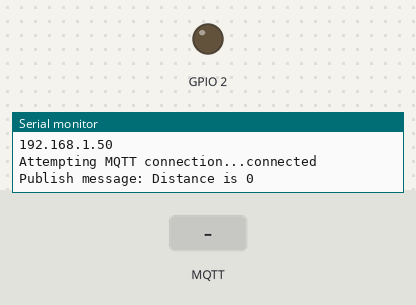
The sketch below on a simulated ESP8266 (NodeMCU). On the bench: output pins drawn as LEDs (lit = HIGH), the last lines printed to the serial monitor. Inputs (shaded band) come from the test bench. WiFi joins after 1.5 s; servers stay silent unless stated; random numbers use the default seed unless the sketch sets one; no MQTT or app messages arrive unless stated.

Above: at 2.7 s.
2.8 s: MQTT message "0" arrives on the first subscribed topic
At 3.3 s:
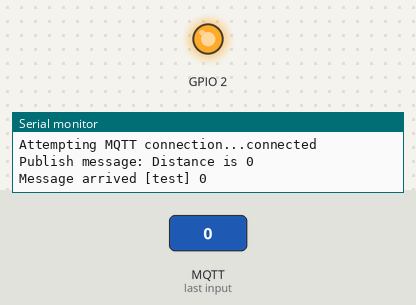
4.3 s: MQTT message "1" arrives on the first subscribed topic
At 5.5 s:
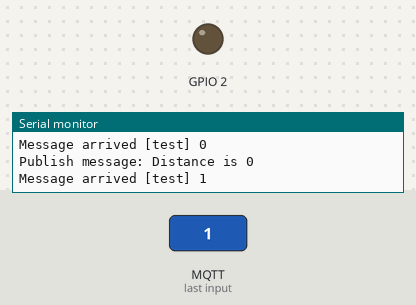
5.8 s: MQTT message "2" arrives on the first subscribed topic
At 6.9 s:
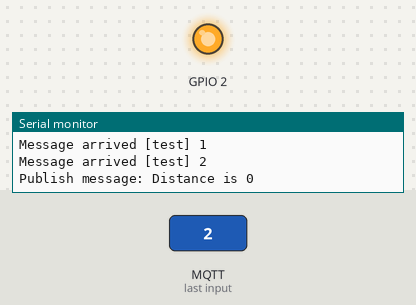
Timing chart, 0 to 8.8 s (numbered marks = the images above; inputs shaded):
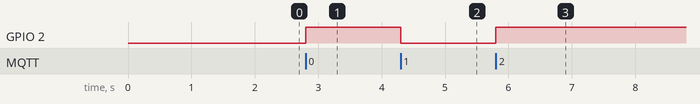

The sketch:

mqtt_esp8266.ino
```cpp
/*
 Basic ESP8266 MQTT example

 This sketch demonstrates the capabilities of the pubsub library in combination
 with the ESP8266 board/library.

 It connects to an MQTT server then:
  - publishes "hello world" to the topic "outTopic" every two seconds
  - subscribes to the topic "inTopic", printing out any messages
    it receives. NB - it assumes the received payloads are strings not binary
  - If the first character of the topic "inTopic" is an 1, switch ON the ESP Led,
    else switch it off

 It will reconnect to the server if the connection is lost using a blocking
 reconnect function. See the 'mqtt_reconnect_nonblocking' example for how to
 achieve the same result without blocking the main loop.

 To install the ESP8266 board, (using Arduino 1.6.4+):
  - Add the following 3rd party board manager under "File -> Preferences -> Additional Boards Manager URLs":
       http://arduino.esp8266.com/stable/package_esp8266com_index.json
  - Open the "Tools -> Board -> Board Manager" and click install for the ESP8266"
  - Select your ESP8266 in "Tools -> Board"

*/

#include <ESP8266WiFi.h>
#include <PubSubClient.h>
#include <String.h>
#include "mqtt_secrets.h"

const char* ssid = MQTT_WIFI_SSID;
const char* password = MQTT_WIFI_PASSWORD;
const char* mqtt_server = MQTT_SERVER_HOST;

WiFiClient espClient;
PubSubClient client(espClient);
long lastMsg = 0;
String msg;
char fmsg[100];
int value = 0;
int reading=0;
void setup_wifi() {

  delay(10);
  // We start by connecting to a WiFi network
  Serial.println();
  Serial.print("Connecting to ");
  Serial.println(ssid);

  WiFi.begin(ssid, password);

  while (WiFi.status() != WL_CONNECTED) {
    delay(500);
    Serial.print(".");
  }

  randomSeed(micros());

  Serial.println("");
  Serial.println("WiFi connected");
  Serial.println("IP address: ");
  Serial.println(WiFi.localIP());
}

void callback(char* topic, byte* payload, unsigned int length) {
  Serial.print("Message arrived [");
  Serial.print(topic);
  Serial.print("] ");
  for (int i = 0; i < length; i++) {
    Serial.print((char)payload[i]);
  }
  Serial.println();

  // Switch on the LED if an 1 was received as first character
  if ((char)payload[0] == '1') {
    digitalWrite(BUILTIN_LED, LOW);   // Turn the LED on (Note that LOW is the voltage level
    // but actually the LED is on; this is because
    // it is acive low on the ESP-01)
  } else {
    digitalWrite(BUILTIN_LED, HIGH);  // Turn the LED off by making the voltage HIGH
  }

}

void reconnect() {
  // Loop until we're reconnected
  while (!client.connected()) {
    Serial.print("Attempting MQTT connection...");
    // Create a random client ID
    String clientId = "ESP8266Client-";
    clientId += String(random(0xffff), HEX);
    // Attempt to connect
    if (client.connect(clientId.c_str())) {
      Serial.println("connected");
      // Once connected, publish an announcement...
      client.publish("node", "hello world");
      // ... and resubscribe
      client.subscribe("test");
    } else {
      Serial.print("failed, rc=");
      Serial.print(client.state());
      Serial.println(" try again in 5 seconds");
      // Wait 5 seconds before retrying
      delay(2000);
    }
  }
}

void setup() {
  pinMode(BUILTIN_LED, OUTPUT);     // Initialize the BUILTIN_LED pin as an output
  Serial.begin(115200);
  setup_wifi();
  client.setServer(mqtt_server, 1883);
  client.setCallback(callback);
}

void loop() {
  reading=0;
  if (!client.connected()) {
    reconnect();
  }
  client.loop();

  long now = millis();
  if (now - lastMsg > 2000) {
    lastMsg = now;
    ++value;
    //snprintf (msg, 75, "reading 45 #%ld", value);
    msg="Distance is "+String(reading);
    Serial.print("Publish message: ");
    Serial.println(msg);
    msg.toCharArray(fmsg,100);
    client.publish("node",fmsg );
  }
}
```

mqtt_secrets.example.h
```cpp
// Copy this file to mqtt_secrets.h and provide values for your local network.
// Do not commit mqtt_secrets.h.

#define MQTT_WIFI_SSID "your-wifi-ssid"
#define MQTT_WIFI_PASSWORD "your-wifi-password"
#define MQTT_SERVER_HOST "192.168.1.10"
```

Measured:
- after the input at 2.8 s, GPIO 2: LOW → HIGH at once
- after the input at 4.3 s, GPIO 2: HIGH → LOW at once
- after the input at 5.8 s, GPIO 2: LOW → HIGH at once
